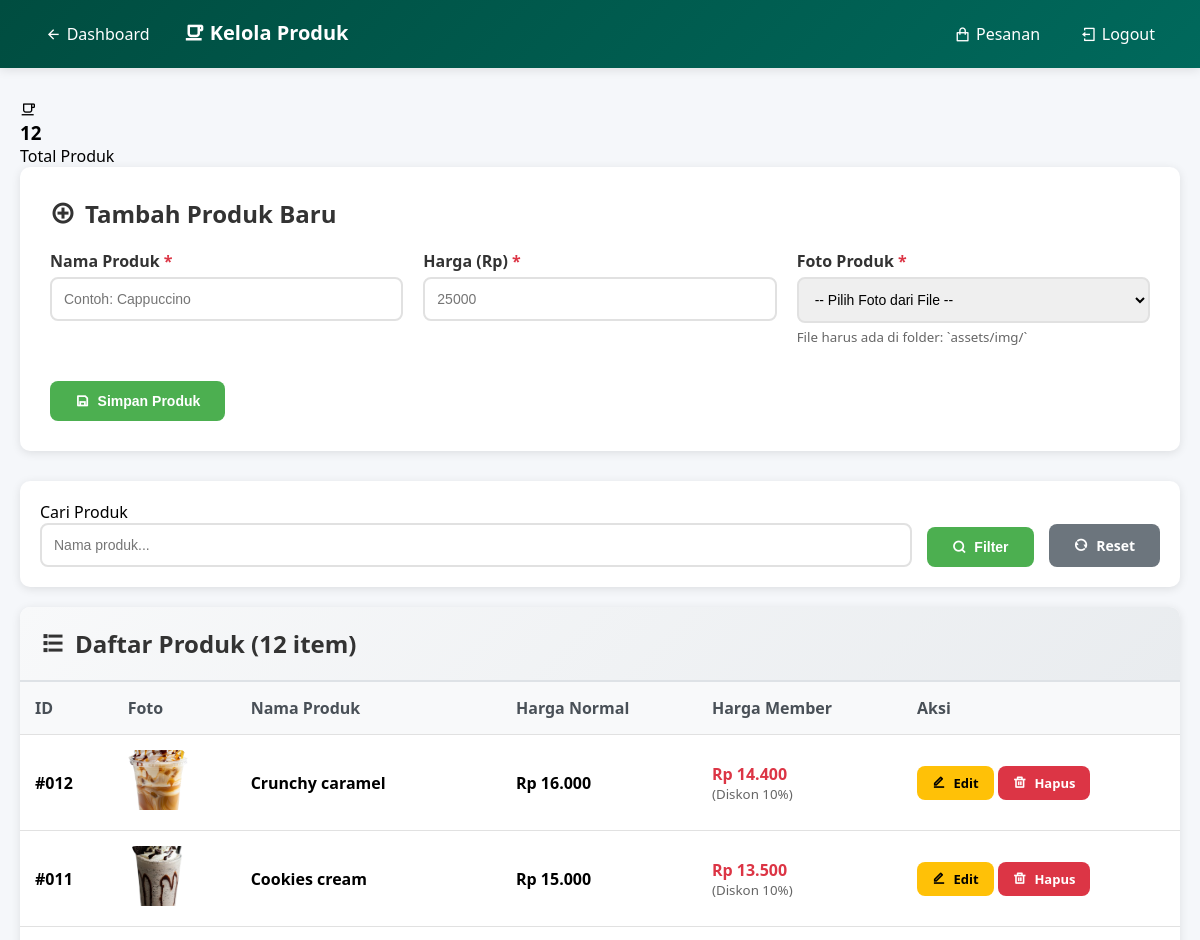
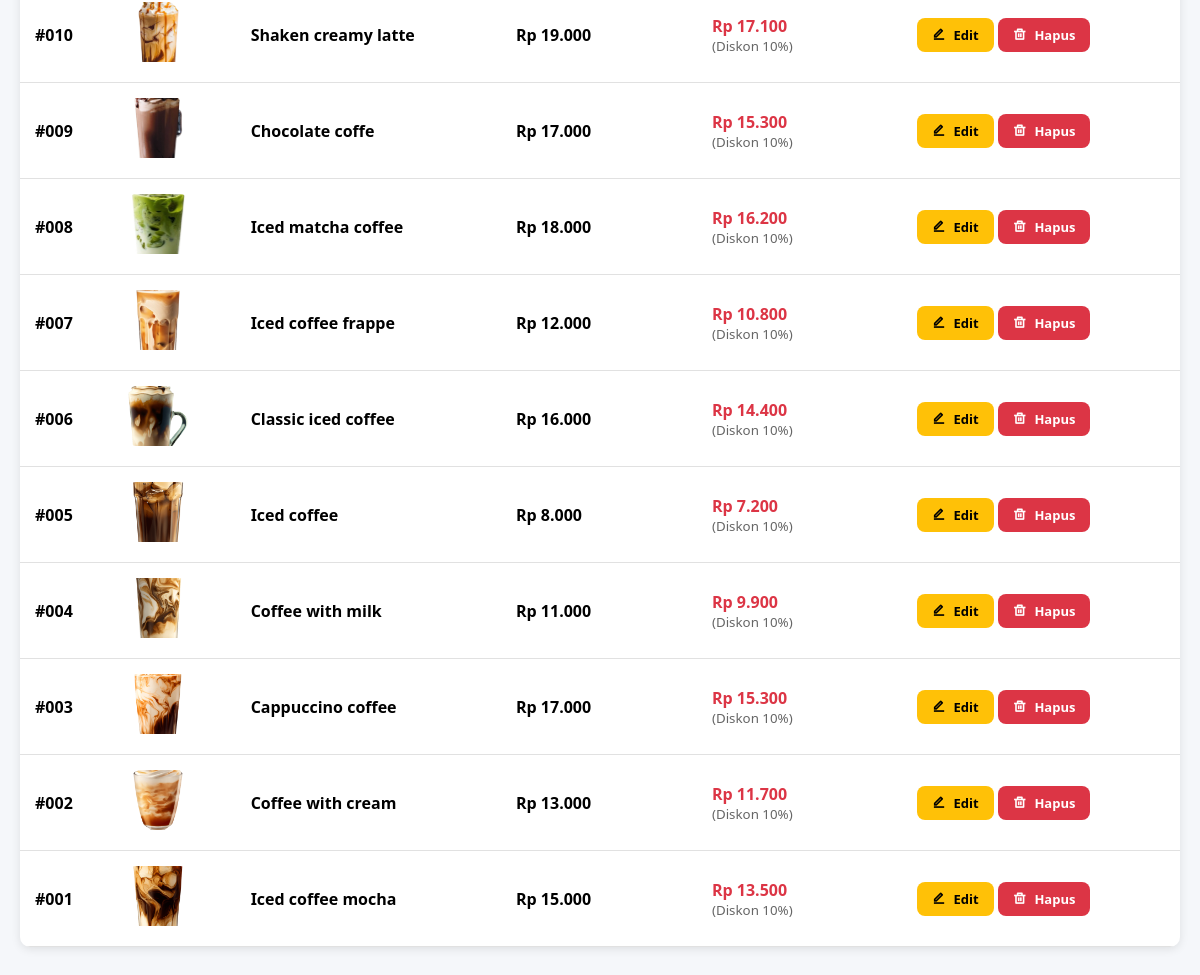
Page /website/admin_produk.php (signed in) on the committed database (2 pictures, top to bottom).
### tables this page shows
CREATE TABLE IF NOT EXISTS `tb_menu` (
  `id_menu` int NOT NULL AUTO_INCREMENT,
  `nama` varchar(100) DEFAULT NULL,
  `harga_satuan` decimal(10,2) DEFAULT NULL,
  `foto` varchar(255) DEFAULT NULL,
  PRIMARY KEY (`id_menu`) USING BTREE
);

### website/admin_produk.php (the view, shortened to what this page needs)
<?php
include "koneksi.php";
$image_dir = 'assets/img/';
$edit_product = null;
$search = isset($_GET['search']) ? mysqli_real_escape_string($koneksi, $_GET['search']) : '';
$where = [];
$where_clause = !empty($where) ? "WHERE " . implode(" AND ", $where) : "";
$products = mysqli_query($koneksi, "SELECT * FROM tb_menu $where_clause ORDER BY id_menu DESC");
$total_products = mysqli_fetch_assoc(mysqli_query($koneksi, "SELECT COUNT(*) as c FROM tb_menu"))['c'];
?>
<!DOCTYPE html>
<html lang="id">
<head>
    <link rel="stylesheet" href="https://cdnjs.cloudflare.com/ajax/libs/remixicon/4.6.0/remixicon.min.css">
</head>
<body>
    <div class="header">
        <div>
            <a href="admin_dashboard.php">
                <i class="ri-arrow-left-line"></i> Dashboard
            </a>
            <span style="font-size: 20px; font-weight: bold; margin-left: 15px;">
                <i class="ri-cup-line"></i> Kelola Produk
            </span>
        </div>
        <div style="display: flex; gap: 10px;">
            <a href="admin_pesanan.php">
                <i class="ri-shopping-bag-line"></i> Pesanan
            </a>
            <a href="admin_logout.php">
                <i class="ri-logout-box-line"></i> Logout
            </a>
        </div>
    </div>
    <div class="container">
        <div class="stats-bar">
            <div class="stat-item">
                <i class="ri-cup-line"></i>
                <h3><?= $total_products ?></h3>
                <p>Total Produk</p>
            </div>
        </div>
        <div class="form-box">
            <h2>
                <i class="<?= $edit_product ? 'ri-edit-line' : 'ri-add-circle-line' ?>"></i>
                <?= $edit_product ? 'Edit Produk' : 'Tambah Produk Baru' ?>
            </h2>
            <form method="POST">
                <div class="form-grid">
                    <div class="form-group">
                        <label>Nama Produk <span class="required">*</span></label>
                        <input type="text" name="nama" placeholder="Contoh: Cappuccino" required
                               value="<?= $edit_product ? htmlspecialchars($edit_product['nama']) : '' ?>">
                    </div>
                    <div class="form-group">
                        <label>Harga (Rp) <span class="required">*</span></label>
                        <input type="number" name="harga" placeholder="25000" required min="1000" step="100"
                               value="<?= $edit_product ? $edit_product['harga_satuan'] : '' ?>">
                    </div>
                    <div class="form-group">
                        <label>Foto Produk <span class="required">*</span></label>
                        <select name="foto" required>
                            <option value="">-- Pilih Foto dari File --</option>
                        </select>
                        <small style="display: block; color: #666; margin-top: 5px;">File harus ada di folder: `<?= $image_dir ?>`</small>
                    </div>
                </div>
                <div class="btn-group">
                    <button type="submit" class="btn btn-primary">
                        <i class="<?= $edit_product ? 'ri-refresh-line' : 'ri-save-line' ?>"></i>
                        <?= $edit_product ? 'Update Produk' : 'Simpan Produk' ?>
                    </button>
                </div>
            </form>
        </div>
        <form class="filters" method="GET">
            <div class="filter-group">
                <label>Cari Produk</label>
                <input type="text" name="search" value="<?= htmlspecialchars($search) ?>" placeholder="Nama produk...">
            </div>
            <button type="submit" class="btn btn-primary">
                <i class="ri-search-line"></i> Filter
            </button>
            <a href="admin_produk.php" class="btn btn-secondary">
                <i class="ri-refresh-line"></i> Reset
            </a>
        </form>
        <div class="card">
            <div class="card-header">
                <h2>
                    <i class="ri-list-check"></i>
                    Daftar Produk (<?= mysqli_num_rows($products) ?> item)
                </h2>
            </div>
            <table>
                <thead>
                    <tr>
                        <th>ID</th>
                        <th>Foto</th>
                        <th>Nama Produk</th>
                        <th>Harga Normal</th>
                        <th>Harga Member</th>
                        <th>Aksi</th>
                    </tr>
                </thead>
                <tbody>
                    <?php if(mysqli_num_rows($products) > 0): ?>
                        <?php while($p = mysqli_fetch_assoc($products)): ?>
                        <tr>
                            <td><strong>#<?= str_pad($p['id_menu'], 3, '0', STR_PAD_LEFT) ?></strong></td>
                            <td>
                                <img src="<?= $image_dir ?><?= htmlspecialchars($p['foto']) ?>"
                                        alt="<?= htmlspecialchars($p['nama']) ?>"
                                        class="product-image">
                            </td>
                            <td>
                                <strong><?= htmlspecialchars($p['nama']) ?></strong>
                            </td>
                            <td><strong>Rp <?= number_format($p['harga_satuan'], 0, ',', '.') ?></strong></td>
                            <td style="color: #dc3545;">
                                <strong>Rp <?= number_format($p['harga_satuan'] * 0.9, 0, ',', '.') ?></strong>
                                <small style="display: block; color: #666;">(Diskon 10%)</small>
                            </td>
                            <td>
                                <a href="?edit=<?= $p['id_menu'] ?>" class="btn btn-warning btn-sm">
                                    <i class="ri-edit-line"></i> Edit
                                </a>
                                <a href="?delete=<?= $p['id_menu'] ?>" class="btn btn-danger btn-sm"
                                   onclick="return confirm('Yakin ingin menghapus produk <?= htmlspecialchars($p['nama']) ?>?')">
                                    <i class="ri-delete-bin-line"></i> Hapus
                                </a>
                            </td>
                        </tr>
                        <?php endwhile; ?>
                    <?php endif; ?>
                </tbody>
            </table>
        </div>
    </div>
</body>
</html>

### website/admin_produk.php (style rules this page uses)
* { margin: 0; padding: 0; box-sizing: border-box; }
body { font-family: 'Segoe UI', Arial, sans-serif; background: #f5f7fa; }
.header { background: linear-gradient(135deg, #004d40 0%, #00695c 100%); color: white; padding: 15px 30px; display: flex; justify-content: space-between; align-items: center; box-shadow: 0 2px 10px rgba(0,0,0,0.1); }
.header a { color: white; text-decoration: none; padding: 8px 15px; border-radius: 5px; transition: all 0.3s; display: inline-flex; align-items: center; gap: 5px; }
.container { max-width: 1400px; margin: 30px auto; padding: 0 20px; }
.form-box { background: white; padding: 30px; border-radius: 10px; margin-bottom: 30px; box-shadow: 0 2px 10px rgba(0,0,0,0.1); }
.form-box h2 { margin-bottom: 20px; color: #333; display: flex; align-items: center; gap: 10px; }
.form-grid { display: grid; grid-template-columns: repeat(auto-fit, minmax(300px, 1fr)); gap: 20px; }
.form-group { margin-bottom: 15px; }
.form-group label { display: block; margin-bottom: 5px; font-weight: 600; color: #333; }
.form-group label .required { color: #dc3545; }
input, select, textarea { width: 100%; padding: 12px; border: 2px solid #e1e1e1; border-radius: 8px; font-size: 14px; transition: border-color 0.3s; }
.btn-group { display: flex; gap: 10px; margin-top: 20px; }
button, .btn { padding: 12px 25px; border: none; border-radius: 8px; cursor: pointer; font-size: 14px; font-weight: 600; transition: all 0.3s; text-decoration: none; display: inline-flex; align-items: center; gap: 8px; }
.btn-primary { background: #4caf50; color: white; }
.btn-secondary { background: #6c757d; color: white; }
.btn-warning { background: #ffc107; color: black; }
.btn-danger { background: #dc3545; color: white; }
.btn-sm { padding: 8px 15px; font-size: 13px; }
.filters { background: white; padding: 20px; border-radius: 10px; margin-bottom: 20px; box-shadow: 0 2px 10px rgba(0,0,0,0.1); display: flex; gap: 15px; flex-wrap: wrap; align-items: end; }
.filter-group { flex: 1; min-width: 200px; }
.card { background: white; border-radius: 10px; box-shadow: 0 2px 10px rgba(0,0,0,0.1); overflow: hidden; }
.card-header { background: linear-gradient(135deg, #f8f9fa 0%, #e9ecef 100%); padding: 20px; border-bottom: 2px solid #dee2e6; display: flex; justify-content: space-between; align-items: center; }
.card-header h2 { margin: 0; color: #333; display: flex; align-items: center; gap: 10px; }
table { width: 100%; border-collapse: collapse; }
th, td { padding: 15px; text-align: left; border-bottom: 1px solid #e1e1e1; }
th { background: #f8f9fa; font-weight: 600; color: #495057; }
.product-image { width: 60px; height: 60px; object-fit: cover; border-radius: 8px; }

### rows in the picture
tb_menu: id_menu "012", foto (picture), nama "Crunchy caramel", harga_satuan "16.000", $p['harga_satuan']*0.9 "14.400"
tb_menu: id_menu "011", foto (picture), nama "Cookies cream", harga_satuan "15.000", $p['harga_satuan']*0.9 "13.500"
tb_menu: id_menu "010", foto (picture), nama "Shaken creamy latte", harga_satuan "19.000", $p['harga_satuan']*0.9 "17.100"
tb_menu: id_menu "009", foto (picture), nama "Chocolate coffe", harga_satuan "17.000", $p['harga_satuan']*0.9 "15.300"
tb_menu: id_menu "008", foto (picture), nama "Iced matcha coffee", harga_satuan "18.000", $p['harga_satuan']*0.9 "16.200"
tb_menu: id_menu "007", foto (picture), nama "Iced coffee frappe", harga_satuan "12.000", $p['harga_satuan']*0.9 "10.800"
tb_menu: id_menu "006", foto (picture), nama "Classic iced coffee", harga_satuan "16.000", $p['harga_satuan']*0.9 "14.400"
tb_menu: id_menu "005", foto (picture), nama "Iced coffee", harga_satuan "8.000", $p['harga_satuan']*0.9 "7.200"
tb_menu: id_menu "004", foto (picture), nama "Coffee with milk", harga_satuan "11.000", $p['harga_satuan']*0.9 "9.900"
tb_menu: id_menu "003", foto (picture), nama "Cappuccino coffee", harga_satuan "17.000", $p['harga_satuan']*0.9 "15.300"
tb_menu: id_menu "002", foto (picture), nama "Coffee with cream", harga_satuan "13.000", $p['harga_satuan']*0.9 "11.700"
tb_menu: id_menu "001", foto (picture), nama "Iced coffee mocha", harga_satuan "15.000", $p['harga_satuan']*0.9 "13.500"

### other values in the picture
$total_products "12"
$image_dir "assets/img/"
mysqli_num_rows($products) "12"
